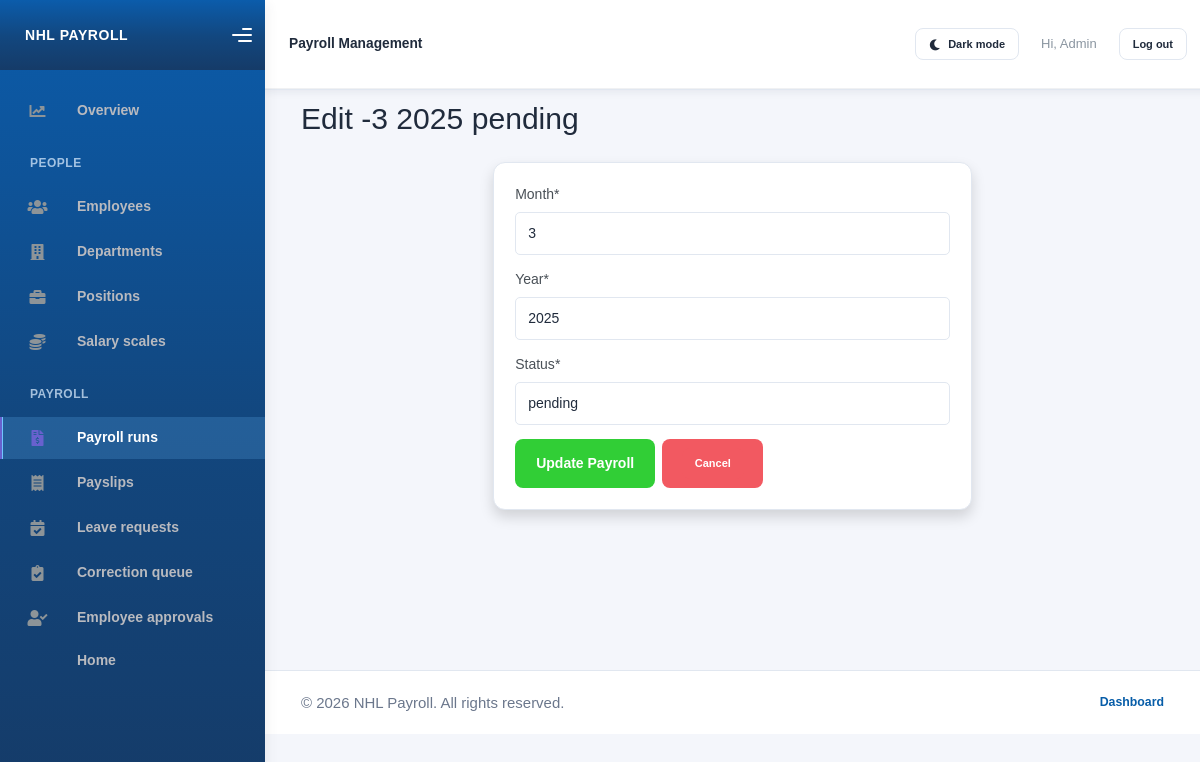
Page /edit_payroll/1/ (signed in) on the committed database.
### payroll/models.py (models this page shows, shortened)
class Payroll(models.Model):
    month = models.IntegerField(
        validators=[MinValueValidator(1), MaxValueValidator(12)]
    )
    year = models.IntegerField(
        validators=[MinValueValidator(1900), MaxValueValidator(9999)]
    )
    status = models.CharField(max_length=20, default='pending')
    class Meta:
        constraints = [
            models.CheckConstraint(
                condition=Q(month__gte=1) & Q(month__lte=12),
                name="payroll_month_between_1_and_12",
            ),
            models.CheckConstraint(
                condition=Q(year__gte=1900) & Q(year__lte=9999),
                name="payroll_year_between_1900_and_9999",
            ),
            models.UniqueConstraint(
                fields=["month", "year"],
                name="unique_payroll_period",
            ),
        ]

### payroll/views.py (the view)
# urls.py: path('edit_payroll/<int:payroll_id>/',edit_payroll_view, name = "edit_payroll_page"),
@staff_member_required(login_url="login")
def edit_payroll_view(request,payroll_id):
    payroll = get_object_or_404(Payroll, id=payroll_id)
    if request.method == "POST":
        payroll_form = PayrollForm(request.POST,instance = payroll)
        if payroll_form.is_valid():
            payroll_form.save()
            message = "Changes Saved Succesfully"
            return redirect('add_payroll_page')
        else:
            message = "invalid input provided"
    else:
        payroll_form = PayrollForm(instance = payroll)
    context = {
        'form':payroll_form,
        'payroll': payroll
    }
    return render(request,'edit_payroll.html',context)

### payroll/forms.py
class PayrollForm(ModelForm):
    class Meta:
        model = Payroll
        fields ='__all__'

### payroll/templates/edit_payroll.html (shortened to what this page needs)
{% extends "./base.html" %}
{% load crispy_forms_tags %}
{% block content %}
    <h1 class="mb-3"> Edit -{{payroll.month}} {{payroll.year}} {{payroll.status}}</h1>
    <div class = "container mt-4">
        <div class = "row justify-content-center">
            <div class = "col-md-7">
                <div class = "card shadow p-4">
        <form method = "POST">
            {{form|crispy}}
            <div class="d-flex gap-2 mt-3">
            <button type="submit" class = "btn btn-success px-4">Update Payroll </button>
            <button type="button" class = "btn btn-danger">
            <a href="/add_payroll_scale/"class='btn btn-sm btn-danger'>Cancel</a>
            </div>
        </form>
        </div>
    </div>
    </div>
    </div>
{% endblock content %}

### payroll/templates/base.html (shortened to what this page needs)
 <!DOCTYPE html>
<html>
    {%load static%}
    {% load crispy_forms_tags %}
<head>
    <link rel="stylesheet" href="{% static 'Kaiadmin/assets/css/bootstrap.min.css' %}">
    <link rel="stylesheet" href="{% static 'Kaiadmin/assets/css/plugins.min.css' %}">
    <link rel="stylesheet" href="{% static 'Kaiadmin/assets/css/kaiadmin.min.css' %}">
    <link rel="stylesheet" href="{% static 'Kaiadmin/assets/css/fonts.min.css' %}">
</head>
<body>
    <div class="wrapper">
        {% if user.is_authenticated %}
        <aside class="sidebar{% if not user.is_staff %} employee-sidebar{% endif %}" data-background-color="dark">
            <div class="sidebar-logo">
                <div class="logo-header" data-background-color="dark">
                    <a class="logo payroll-brand" href="{% if user.is_staff %}{% url 'dashboard_page' %}{% else %}{% url 'home_page' %}{% endif %}">NHL PAYROLL</a>
                    <div class="nav-toggle">
                        <button class="btn btn-toggle toggle-sidebar" type="button" aria-label="Toggle sidebar">
                            <i class="gg-menu-right"></i>
                        </button>
                    </div>
                </div>
            </div>
            <div class="sidebar-wrapper scrollbar scrollbar-inner">
                <div class="sidebar-content">
                    {% if user.is_staff %}
                    <ul class="nav nav-secondary">
                        <li class="nav-item {% if request.resolver_match.url_name == 'dashboard_page' %}active{% endif %}">
                            <a class="payroll-nav-link" href="{% url 'dashboard_page' %}"><i class="fas fa-chart-line"></i><p>Overview</p></a>
                        </li>
                        <li class="nav-section"><span class="sidebar-mini-icon"></span><h4 class="text-section">People</h4></li>
                        <li class="nav-item {% if 'employee' in request.path %}active{% endif %}"><a class="payroll-nav-link" href="{% url 'add_employee_page' %}"><i class="fas fa-users"></i><p>Employees</p></a></li>
                        <li class="nav-item {% if 'department' in request.path %}active{% endif %}"><a class="payroll-nav-link" href="{% url 'add_department_page' %}"><i class="fas fa-building"></i><p>Departments</p></a></li>
                        <li class="nav-item {% if 'position' in request.path %}active{% endif %}"><a class="payroll-nav-link" href="{% url 'add_position_page' %}"><i class="fas fa-briefcase"></i><p>Positions</p></a></li>
                        <li class="nav-item {% if 'salary_scale' in request.path %}active{% endif %}"><a class="payroll-nav-link" href="{% url 'add_salary_scale_page' %}"><i class="fas fa-coins"></i><p>Salary scales</p></a></li>
                        <li class="nav-section"><span class="sidebar-mini-icon"></span><h4 class="text-section">Payroll</h4></li>
                        <li class="nav-item {% if 'payroll' in request.path %}active{% endif %}"><a class="payroll-nav-link" href="{% url 'add_payroll_page' %}"><i class="fas fa-file-invoice-dollar"></i><p>Payroll runs</p></a></li>
                        <li class="nav-item {% if 'payslip' in request.path %}active{% endif %}"><a class="payroll-nav-link" href="{% url 'add_payslip_page' %}"><i class="fas fa-receipt"></i><p>Payslips</p></a></li>
                        <li class="nav-item {% if 'staff/leave-requests' in request.path %}active{% endif %}"><a class="payroll-nav-link" href="{% url 'staff_leave_requests_page' %}"><i class="fas fa-calendar-check"></i><p>Leave requests</p></a></li>
                        <li class="nav-item {% if 'staff/payroll-requests' in request.path %}active{% endif %}"><a class="payroll-nav-link" href="{% url 'staff_payroll_requests_page' %}"><i class="fas fa-clipboard-check"></i><p>Correction queue</p></a></li>
                        <li class="nav-item {% if 'staff/employee-data-requests' in request.path %}active{% endif %}"><a class="payroll-nav-link" href="{% url 'staff_employee_data_requests_page' %}"><i class="fas fa-user-check"></i><p>Employee approvals</p></a></li>
                        <li class="nav-item {% if request.resolver_match.url_name == 'home_page' %}active{% endif %}"><a class="payroll-nav-link" href="{% url 'home_page' %}"><p>Home</p></a></li>
                    </ul>
                    {% endif %}
                </div>
            </div>
        </aside>
        {% endif %}
        {% if user.is_authenticated %}
        <button class="mobile-nav-overlay" type="button" tabindex="-1" aria-label="Close navigation"></button>
        {% endif %}
        <div class="main-panel{% if not user.is_authenticated %} main-panel-auth{% endif %}">
            <div class="main-header">
                <nav class="navbar navbar-header navbar-header-transparent navbar-expand-lg border-bottom">
                    <div class="container-fluid">
                        <span class="navbar-brand mb-0 h1">{% if user.is_staff %}Payroll Management{% elif user.managed_department %}Department manager{% elif user.is_authenticated %}Employee self-service{% else %}Payroll Management{% endif %}</span>
                        <ul class="navbar-nav topbar-nav ms-md-auto align-items-center">
                            <li class="nav-item">
                                <button
                                    type="button"
                                    class="btn btn-sm btn-outline-secondary theme-toggle"
                                    id="theme-toggle"
                                    aria-label="Switch to dark mode"
                                    aria-pressed="false"
                                >
                                    <i class="fas fa-moon" id="theme-toggle-icon" aria-hidden="true"></i>
                                    <span id="theme-toggle-label">Dark mode</span>
                                </button>
                            </li>
                            {% if user.is_authenticated %}
                            <li class="nav-item"><span class="nav-link">Hi, {{ user.get_username }}</span></li>
                            <li class="nav-item">
                                <form method="post" action="{% url 'logout' %}">
                                    <button type="submit" class="btn btn-sm btn-outline-secondary">Log out</button>
                                </form>
                            </li>
                            {% else %}
                            <li class="nav-item"><a class="nav-link" href="{% url 'login' %}">Log in</a></li>
                            <li class="nav-item"><a class="nav-link" href="{% url 'sign_up_page' %}">Sign up</a></li>
                            {% endif %}
                        </ul>
                    </div>
                </nav>
            </div>
            <main class="content-wrapper payroll-content">
                {% block content %}{% endblock content %}
            </main>
            <footer class="site-footer">
                <p>&copy; {% now "Y" %} NHL Payroll. All rights reserved.</p>
                <nav class="site-footer-links" aria-label="Footer navigation">
                    {% if user.is_staff %}
                    <a href="{% url 'dashboard_page' %}">Dashboard</a>
                    {% else %}
                    <a href="{% url 'index_page' %}">Home</a>
                    {% endif %}
                </nav>
            </footer>
        </div>
    </div>
</body>
</html>

### payroll/templates/base.html (style rules this page uses)
:root { --primary: #1479c9; --primary-dark: #075da8; --primary-soft: #eaf5ff; --text: #202b3c; --muted: #6b778c; --line: #e1e7f0; --card: #ffffff; --danger: #ba3f3f; --success: #16a34a; --accent: #c9832c; --bg: #f4f6fb; --surface: #ffffff; --surface-alt: #f7f8fc; --surface-hover: #f5f7fc; --table-border: #edf0f6; --table-heading: #637087; --control-bg: #ffffff; --shadow: rgba(31, 45, 75, 0.07); }
body { background: var(--bg); font-family: "Public Sans", sans-serif; min-height: 100vh; color: var(--text); }
.sidebar[data-background-color="dark"], .sidebar .logo-header[data-background-color="dark"] { background: linear-gradient(180deg, #0b5cab 0%, #12477f 52%, #153b68 100%) !important; }
.sidebar .sidebar-content, .sidebar .sidebar-wrapper { background: transparent !important; }
.sidebar .nav-secondary > .nav-item > .payroll-nav-link { color: #d7eaff !important; }
.sidebar .nav-secondary > .nav-item > .payroll-nav-link:hover, .sidebar .nav-secondary > .nav-item.active > .payroll-nav-link { color: #ffffff !important; background: rgba(113, 190, 255, 0.2) !important; }
.sidebar .nav-secondary > .nav-item.active > .payroll-nav-link { box-shadow: inset 3px 0 0 #70c5ff; }
.sidebar .nav-section .text-section, .sidebar .employee-sidebar-caption { color: rgba(222, 239, 255, 0.72) !important; }
.main-panel { min-width: 0; background: var(--bg); }
.main-header { background: var(--surface); border-bottom: 1px solid var(--line); box-shadow: 0 2px 8px var(--shadow); }
.main-header .navbar { min-height: 68px; padding: 10px 24px; }
.main-header .navbar-brand { color: var(--text); font-size: 0.98rem; font-weight: 700; }
.main-header .nav-link { color: var(--muted); padding: 8px 12px; }
.content-wrapper { padding: 28px clamp(16px, 3vw, 42px) 40px; }
.site-footer { display: flex; flex-wrap: wrap; justify-content: space-between; align-items: center; gap: 12px 24px; padding: 18px clamp(16px, 3vw, 42px); border-top: 1px solid var(--line); background: var(--surface); color: var(--muted); font-size: 0.88rem; }
.site-footer p { margin: 0; }
.site-footer a { color: var(--primary-dark); font-weight: 600; text-decoration: none; }
.site-footer-links { display: flex; flex-wrap: wrap; gap: 16px; }
.main-panel:not(.main-panel-auth) > .payroll-content { padding-top: 96px; }
.card, .panel, .auth-card, .form-card { background: var(--card); border: 1px solid var(--line); border-radius: 12px; box-shadow: 0 5px 18px rgba(31, 45, 75, 0.045); }
.btn { border-radius: 8px; font-weight: 600; transition: background-color 0.16s ease, border-color 0.16s ease, color 0.16s ease, box-shadow 0.16s ease, transform 0.16s ease; }
.btn-success { background: var(--primary); border: none; padding: 0.68rem 1rem; }
.btn-danger { background: var(--danger); border: none; }
.btn-outline-secondary { color: var(--text); border-color: var(--line); }
.form-control, .form-select, select, input { border: 1px solid var(--line) !important; border-radius: 5px !important; padding: 10px 12px !important; min-height: 42px !important; box-shadow: none !important; background: var(--control-bg); color: var(--text); }
.form-control::placeholder, input::placeholder, textarea::placeholder { color: var(--muted); opacity: 0.8; }
.theme-toggle { display: inline-flex; align-items: center; gap: 8px; margin-left: 8px; white-space: nowrap; }
.payroll-brand { display: flex; align-items: center; min-width: 0; color: #fff !important; font-size: 1rem; font-weight: 700; letter-spacing: 0.04em; line-height: 1.2; white-space: nowrap; text-decoration: none; }
.logo-header { box-sizing: border-box; width: 265px; }
.logo-header .nav-toggle { right: 12px; }
.payroll-nav-link { display: flex; align-items: center; gap: 12px; }
.payroll-nav-link i { width: 18px; text-align: center; }
.payroll-content { min-height: calc(100vh - 130px); }
.btn-success { color: #fff; background: var(--primary); border-color: var(--primary); }

### rows in the picture
Payroll: month "3", year "2025", status "pending"

### other values in the picture
{{ user.get_username }} "Admin"
